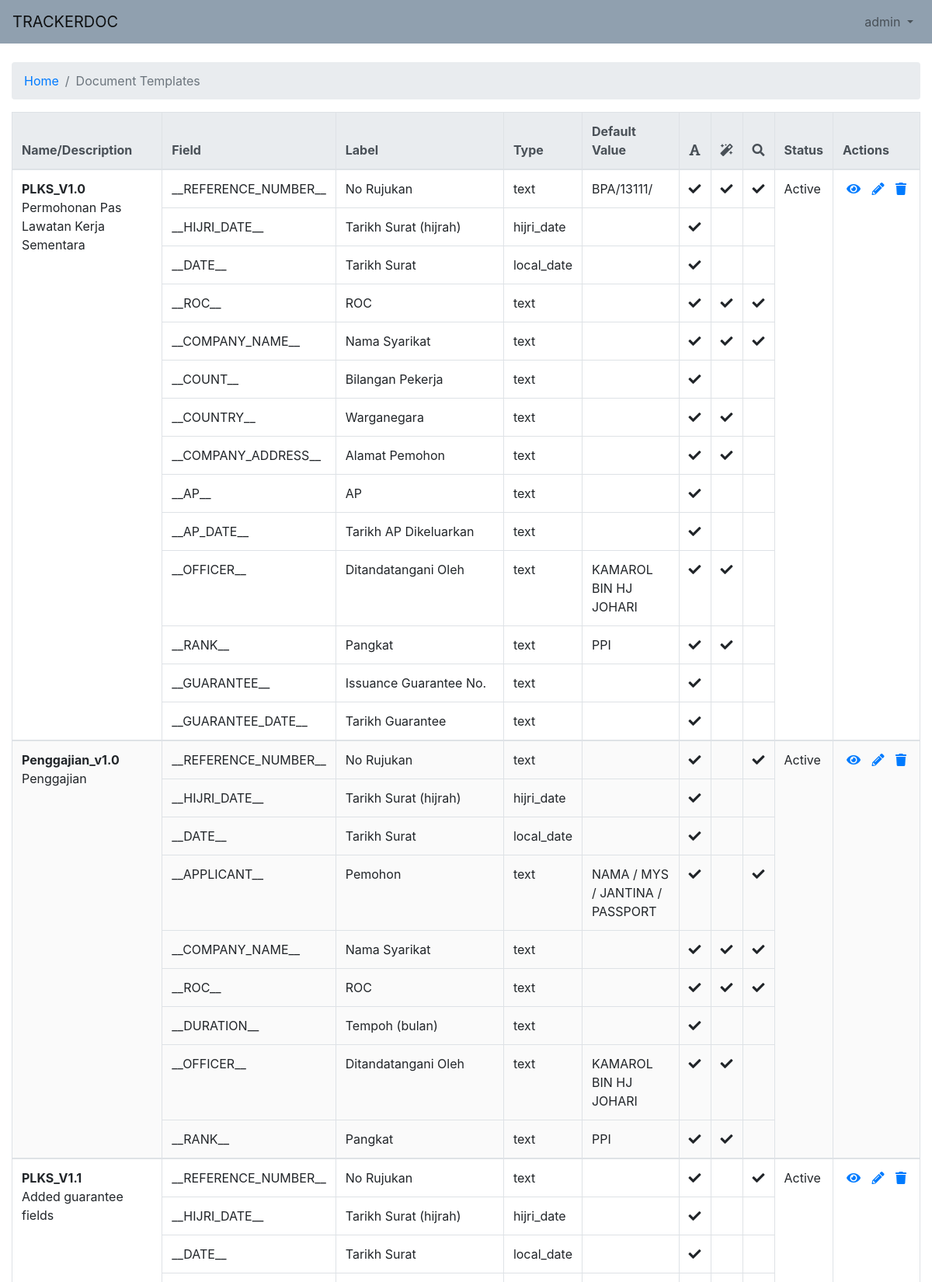
/documents/template/index/ (signed in, upper part), run on the app's committed database.
### documents/models.py (models this page shows, shortened)
class Template(models.Model):
    name = models.CharField(max_length=50)
    description = models.TextField(blank=True)
    template_single_page = models.TextField(blank=True)
    template_with_attachment = models.TextField(blank=True)
    filename_tag = models.CharField(max_length=50, blank=True)
    is_active = models.BooleanField(default=False)
    created_at = models.DateTimeField(auto_now_add=True)
    updated_at = models.DateTimeField(auto_now=True)

class TemplateTag(models.Model):
    template = models.ForeignKey(Template, on_delete=models.CASCADE)
    tag = models.CharField(max_length=50)
    label = models.CharField(max_length=50)
    description = models.TextField(blank=True)
    type = models.CharField(max_length=20)
    default_content = models.TextField(blank=True)
    is_searchable = models.BooleanField(default=False)
    is_capitalize = models.BooleanField(default=True)
    is_autocomplete = models.BooleanField(default=False)
    sorting_order = models.IntegerField(default=99)
    created_at = models.DateTimeField(auto_now_add=True)
    updated_at = models.DateTimeField(auto_now=True)

### documents/views.py (the view)
# urls.py: path("template/index/", views.template_index, name="template_index"),
@login_required
def template_index(request):
    templates = Template.objects.all()
    return render(request, "documents/template_index.html", {"templates": templates})

### documents/templates/documents/template_index.html (shortened to what this page needs)
{% include "header-nav.html" %}
<div class="container-fluid">
  <nav aria-label="breadcrumb">
    <ol class="breadcrumb">
      <li class="breadcrumb-item"><a href="{% url 'documents:document_index' %}">Home</a></li>
      <li class="breadcrumb-item active" aria-current="page">Document Templates</li>
    </ol>
  </nav>
  <div class="table-responsive">
    <table class="table table-bordered">
      <thead class="thead-light">
        <tr>
          <th>Name/Description</th>
          <th>Field</th>
          <th>Label</th>
          <th>Type</th>
          <th>Default Value</th>
          <th class="template-icons"><span class="fas fa-font" title="Capitalize"></span></th>
          <th class="template-icons"><span class="fas fa-magic" title="Autocomplete"></span></th>
          <th class="template-icons"><span class="fas fa-search" title="Searchable"></span></th>
          <th>Status</th>
          <th>Actions</th>
        </tr>
      </thead>
      {% for template in templates %}
        <tbody>
          {% with tags=template.templatetag_set.all %}
            {% with rowspan=tags|length %}
              <tr>
                <td rowspan="{{ rowspan }}">
                  <strong>{{ template.name }}</strong><br>
                  {{ template.description }}
                </td>
                <td class="fit-cell">
                  {{ tags.0.tag }}
                </td>
                <td class="fit-cell">
                  {{ tags.0.label }}
                </td>
                <td class="fit-cell">
                  {{ tags.0.type }}
                </td>
                <td>
                  {{ tags.0.default_content }}
                </td>
                <td class="template-icons">
                  {% if tags.0.is_capitalize %} <span class="fas fa-check" title="Capitalized"></span> {% endif %}
                </td>
                <td class="template-icons">
                  {% if tags.0.is_autocomplete %} <span class="fas fa-check" title="Autocomplete"></span> {% endif %}
                </td>
                <td class="template-icons">
                  {% if tags.0.is_searchable %} <span class="fas fa-check" title="Searchable"></span> {% endif %}
                </td>
                <td rowspan="{{ rowspan }}" class="fit-cell">Active</td>
                <td rowspan="{{ rowspan }}" class="template-index-actions">
                  <a href="{% url 'documents:view_template' template.id %}"><span class="fas fa-eye" title="Preview template"></span></a>
                  <a href="{% url 'documents:edit_template' template.id %}"><span class="fas fa-pencil-alt" title="Edit template"></span></a>
                  <a onclick="return confirm('Delete?');" href="{% url 'documents:delete_template' template.id %}"><span class="fas fa-trash" title="Delete template"></span></a>
                </td>
              </tr>
              {% for tag in tags %}
                {% if forloop.counter0 > 0 %}
                  <tr>
                    <td class="fit-cell">{{ tag.tag }}</td>
                    <td class="fit-cell">{{ tag.label }}</td>
                    <td class="fit-cell">{{ tag.type }}</td>
                    <td>{{ tag.default_content }}</td>
                    <td class="template-icons">
                      {% if tag.is_capitalize %} <span class="fas fa-check" title="Capitalized"></span> {% endif %}
                    </td>
                    <td class="template-icons">
                      {% if tag.is_autocomplete %} <span class="fas fa-check" title="Autocomplete"></span> {% endif %}
                    </td>
                    <td class="template-icons">
                      {% if tag.is_searchable %} <span class="fas fa-check" title="Searchable"></span> {% endif %}
                    </td>
                  </tr>
                {% endif %}
              {% endfor %}
            {% endwith %}
          {% endwith %}
        </tbody>
      {% endfor %}
    </table>
  </div>
  <br>
  <br>
</div>
{% include "footer.html" %}

### templates/navbar.html (shortened to what this page needs)
<nav class="navbar navbar-expand-lg navbar-light" style="background-color: #90a0af;">
  <a class="navbar-brand" href="/">TRACKERDOC</a>
  <div class="collapse navbar-collapse" id="navbarSupportedContent">
    <ul class="navbar-nav ml-auto my-2 my-lg-0">
      <li class="nav-item dropdown">
        <a class="nav-link dropdown-toggle" href="#" id="navbarDropdown" role="button" data-toggle="dropdown" aria-haspopup="true" aria-expanded="false">
          {{ request.user.username }}
        </a>
      </li>
    </ul>
  </div>
</nav>
<br>

### templates/header.html (style rules this page uses)
.fit-cell { white-space:nowrap; width: 1%; }
.template-icons { text-align: center; white-space:nowrap; width: 1%; }
.template-index-actions { width: 1%; white-space:nowrap; }
.template-index-actions a { padding: 2px 5px; }
tbody:nth-child(odd) { background-color: #fafafa; }

### data on the page
Template: name "PLKS_V1.0", description "Permohonan Pas Lawatan Kerja Sementara", templatetag_set.all.0.tag "__REFERENCE_NUMBER__", templatetag_set.all.0.label "No Rujukan", templatetag_set.all.0.type "text", templatetag_set.all.0.default_content "BPA/13111/"
TemplateTag: tag "__HIJRI_DATE__", label "Tarikh Surat (hijrah)", type "hijri_date", is_capitalize True (drawn)
TemplateTag: tag "__DATE__", label "Tarikh Surat", type "local_date", is_capitalize True (drawn)
TemplateTag: tag "__ROC__", label "ROC", type "text", is_capitalize True (drawn), is_autocomplete True (drawn), is_searchable True (drawn)
TemplateTag: tag "__COMPANY_NAME__", label "Nama Syarikat", type "text", is_capitalize True (drawn), is_autocomplete True (drawn), is_searchable True (drawn)
TemplateTag: tag "__COUNT__", label "Bilangan Pekerja", type "text", is_capitalize True (drawn)
TemplateTag: tag "__COUNTRY__", label "Warganegara", type "text", is_capitalize True (drawn), is_autocomplete True (drawn)
TemplateTag: tag "__COMPANY_ADDRESS__", label "Alamat Pemohon", type "text", is_capitalize True (drawn), is_autocomplete True (drawn)
TemplateTag: tag "__AP__", label "AP", type "text", is_capitalize True (drawn)
TemplateTag: tag "__AP_DATE__", label "Tarikh AP Dikeluarkan", type "text", is_capitalize True (drawn)
TemplateTag: tag "__OFFICER__", label "Ditandatangani Oleh", type "text", default_content "KAMAROL BIN HJ JOHARI", is_capitalize True (drawn), is_autocomplete True (drawn)
TemplateTag: tag "__RANK__", label "Pangkat", type "text", default_content "PPI", is_capitalize True (drawn), is_autocomplete True (drawn)
TemplateTag: tag "__GUARANTEE__", label "Issuance Guarantee No.", type "text", is_capitalize True (drawn)
TemplateTag: tag "__GUARANTEE_DATE__", label "Tarikh Guarantee", type "text", is_capitalize True (drawn)
Template: name "Penggajian_v1.0", description "Penggajian", templatetag_set.all.0.tag "__REFERENCE_NUMBER__", templatetag_set.all.0.label "No Rujukan", templatetag_set.all.0.type "text"
TemplateTag: tag "__HIJRI_DATE__", label "Tarikh Surat (hijrah)", type "hijri_date", is_capitalize True (drawn)
TemplateTag: tag "__DATE__", label "Tarikh Surat", type "local_date", is_capitalize True (drawn)
TemplateTag: tag "__APPLICANT__", label "Pemohon", type "text", default_content "NAMA / MYS / JANTINA / PASSPORT", is_capitalize True (drawn), is_searchable True (drawn)
TemplateTag: tag "__COMPANY_NAME__", label "Nama Syarikat", type "text", is_capitalize True (drawn), is_autocomplete True (drawn), is_searchable True (drawn)
TemplateTag: tag "__ROC__", label "ROC", type "text", is_capitalize True (drawn), is_autocomplete True (drawn), is_searchable True (drawn)
TemplateTag: tag "__DURATION__", label "Tempoh (bulan)", type "text", is_capitalize True (drawn)
TemplateTag: tag "__OFFICER__", label "Ditandatangani Oleh", type "text", default_content "KAMAROL BIN HJ JOHARI", is_capitalize True (drawn), is_autocomplete True (drawn)
TemplateTag: tag "__RANK__", label "Pangkat", type "text", default_content "PPI", is_capitalize True (drawn), is_autocomplete True (drawn)
Template: name "PLKS_V1.1", description "Added guarantee fields", templatetag_set.all.0.tag "__REFERENCE_NUMBER__", templatetag_set.all.0.label "No Rujukan", templatetag_set.all.0.type "text"
TemplateTag: tag "__HIJRI_DATE__", label "Tarikh Surat (hijrah)", type "hijri_date", is_capitalize True (drawn)
TemplateTag: tag "__DATE__", label "Tarikh Surat", type "local_date", is_capitalize True (drawn)

### other printed values
{{ request.user.username }} "admin"
